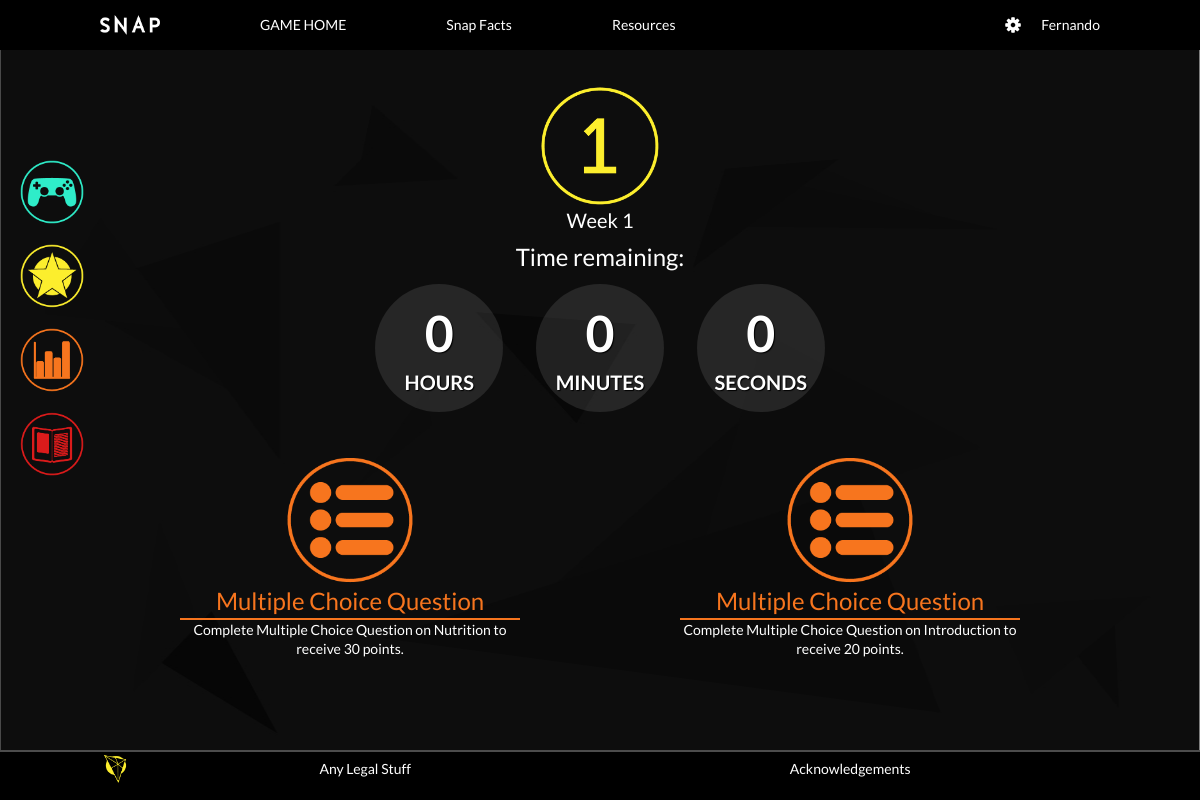
The app's page /student/weekly-task.php?week=1 (signed in), older data.
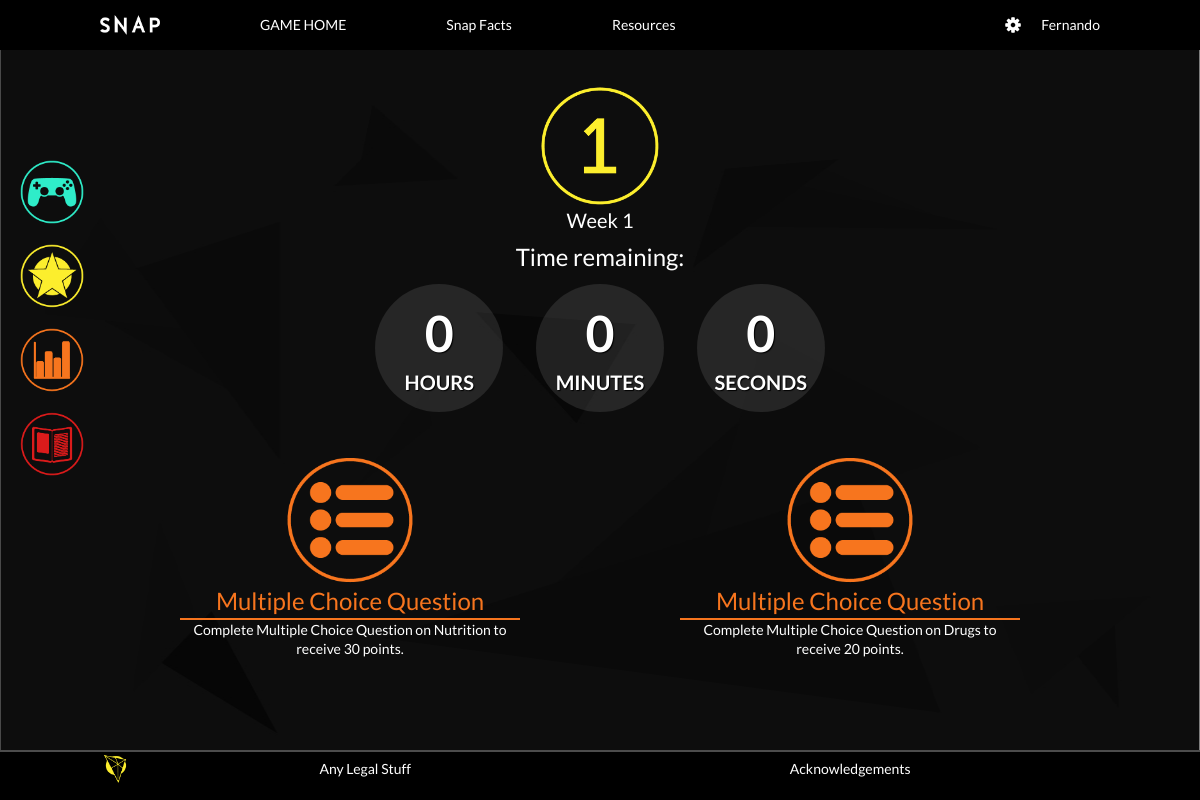
The same page, newer data.
### tables this page shows
CREATE TABLE IF NOT EXISTS `Quiz` (
  QuizID    MEDIUMINT AUTO_INCREMENT,
  Week      MEDIUMINT,
  QuizType  ENUM ('SAQ', 'MCQ', 'Matching', 'Poster', 'Misc'),
  ExtraQuiz BOOLEAN   DEFAULT 0,
  TopicID   MEDIUMINT,
  CONSTRAINT Quiz_QuizID_PK PRIMARY KEY (QuizID),
  CONSTRAINT Quiz_TopicID_FK FOREIGN KEY (TopicID)
  REFERENCES Topic (TopicID)
    ON DELETE CASCADE
    ON UPDATE CASCADE
);

CREATE TABLE IF NOT EXISTS `Topic` (
  TopicID   MEDIUMINT AUTO_INCREMENT,
  TopicName VARCHAR(190) UNIQUE,
  CONSTRAINT Topic_TopicID_PK PRIMARY KEY (TopicID)
);

### student/student-validation.php (called while the page is built, shortened)
<?php
    if (isset($_SESSION['studentID']) && isset($_SESSION['studentUsername'])) {
        $studentUsername = $_SESSION['studentUsername'];
    } else {
        debug_log("You have not logged in.");
        header("location:welcome.php");
    }
?>

### mysql-lib.php (called while the page is built, shortened)
<?php
function getQuizType(PDO $conn, $quizID)
{
    $quizTypeSql = "SELECT COUNT(*)
                        FROM Quiz
                        WHERE QuizID = ?";
    $quizTypeQuery = $conn->prepare($quizTypeSql);
    $quizTypeQuery->execute(array($quizID));
    $quizTypeSql = "SELECT *
                        FROM   Quiz LEFT JOIN Learning_Material USING (QuizID)
                        WHERE  QuizID = ?";
    $quizTypeQuery = $conn->prepare($quizTypeSql);
    $quizTypeQuery->execute(array($quizID));
    $quizTypeQueryRes = $quizTypeQuery->fetch(PDO::FETCH_OBJ);
    return $quizTypeQueryRes->QuizType;
}
function getQuizPoints(PDO $conn, $quizID)
{
    $pointsBySection = array('MCQ', 'Matching', 'Poster', 'Misc');
    $pointsByQuestion = array('SAQ', 'Video', 'Image');
    $points = 0;
    $quizTypeSql = "SELECT COUNT(*) FROM Quiz WHERE QuizID = ?";
    $quizTypeQuery = $conn->prepare($quizTypeSql);
    $quizTypeQuery->execute(array($quizID));
    if ($quizTypeQuery->fetchColumn() > 0) {
        $quizTypeSql = "SELECT QuizType FROM Quiz WHERE QuizID = ?";
        $quizTypeQuery = $conn->prepare($quizTypeSql);
        $quizTypeQuery->execute(array($quizID));
        $quizTypeResult = $quizTypeQuery->fetch(PDO::FETCH_OBJ);
        $quizType = $quizTypeResult->QuizType;
        if (in_array($quizType, $pointsBySection)) {
            $pointsSql = "SELECT Points AS SumPoints FROM Quiz NATURAL JOIN " . $quizType . "_Section WHERE QuizID = ?";
        } else if (in_array($quizType, $pointsByQuestion)) {
            $pointsSql = "SELECT SUM(Points) AS SumPoints FROM Quiz NATURAL JOIN SAQ_Section NATURAL JOIN SAQ_Question WHERE QuizID = ?";
        } else {
            throw new Exception("Unexpected Quiz Type. QuizID: " . $quizID);
        }
        $pointsQuery = $conn->prepare($pointsSql);
        $pointsQuery->execute(array($quizID));
        $pointsResult = $pointsQuery->fetch(PDO::FETCH_OBJ);
        if (strlen($pointsResult->SumPoints) > 0) {
            $points = $pointsResult->SumPoints;
        }
    }
    return $points;
}
function getQuizzesStatusByWeek(PDO $conn, $studentID, $week, $extraQuiz)
{
    $quizzesRes = array();
    $quizzesStatusSql = "SELECT Quiz.QuizID, QuizType, `Status`, Viewed, TopicName FROM Quiz LEFT JOIN (SELECT * FROM Quiz_Record WHERE StudentID = ?) Student_Quiz_Record ON Quiz.QuizID = Student_Quiz_Record.QuizID
                                                                          NATURAL JOIN Topic WHERE Week = ? AND ExtraQuiz = ? ORDER BY Quiz.QuizID";
    $quizzesStatusQuery = $conn->prepare($quizzesStatusSql);
    $quizzesStatusQuery->execute(array($studentID, $week, $extraQuiz));
    $quizzesStatusRes = $quizzesStatusQuery->fetchAll(PDO::FETCH_OBJ);
    for ($i = 0; $i < count($quizzesStatusRes); $i++) {
        $quizzesRes[$i]['QuizID'] = $quizzesStatusRes[$i]->QuizID;
        $quizzesRes[$i]['Status'] = $quizzesStatusRes[$i]->Status;
        $quizzesRes[$i]['Viewed'] = $quizzesStatusRes[$i]->Viewed;
        $quizzesRes[$i]['TopicName'] = $quizzesStatusRes[$i]->TopicName;
        $quizzesRes[$i]['QuizType'] = getQuizType($conn, $quizzesStatusRes[$i]->QuizID);
        $quizzesRes[$i]['Points'] = getQuizPoints($conn, $quizzesStatusRes[$i]->QuizID);
    }
    return $quizzesRes;
}
?>

### student/weekly-task.php (the view, shortened to what this page needs)
<?php
    require_once('./student-validation.php');
    require_once("../mysql-lib.php");
    if ($_SERVER["REQUEST_METHOD"] == "GET") {
        if(isset($_GET["week"])) {
            $week = $_GET["week"];
        } else {
        }
    } else {
    }
    $conn = null;
    try{
        $conn = db_connect();
        $quizzesRes = getQuizzesStatusByWeek($conn, $studentID, $week, 0);
    } catch(Exception $e) {
        if($conn != null) {
            db_close($conn);
        }
        debug_err($e);
        exit;
    }
?>
<!DOCTYPE html>
<html lang="en">
<head>
    <link rel="stylesheet" href="./css/common.css">
</head>
<body>
<div class="page-wrapper">
    <div class="header-wrapper">
        <div class="header">
            <a class="home-link" href="welcome.php">SNAP</a>
            <ul class="nav-list">
                <li class="nav-item"><a  class="nav-link" href="game-home.php">GAME HOME</a></li>
                <li class="nav-item"><a  class="nav-link" href="http://taobao.com">Snap Facts</a></li>
                <li class="nav-item"><a  class="nav-link" href="http://taobao.com">Resources</a></li>
            </ul>
            <div class="settings">
                <div class="setting-icon dropdown">
                </div>
                <a class="setting-text"><?php echo $studentUsername?></a>
            </div>
        </div>
    </div>
    <div class="content-wrapper">
        <div class="week-detail">
<?php
    switch ($week) {
        case 1: ?>
            <div class="week-item week-1">
                <a class="week-link">
                    <span class="week-img"></span>
                    <span class="week-text">Week 1</span>
                </a>
            </div> <?php ;
            break;
        case 2: ?>
            </div> <?php ;
    }   ?>
            <div class="time-remain">
                <h2 class="time-remain-title">Time remaining:</h2>
                <div class="countdown countdown-container ">
                    <div class="clock clock-row">
                        <div class="clock-item clock-hours countdown-time-value ">
                            <div class="wrap">
                                <div class="inner">
                                    <div id="canvas-hours" class="clock-canvas"></div>
                                    <div class="text">
                                        <p class="val">0</p>
                                        <p class="type-hours type-time">HOURS</p>
                                    </div>
                                </div>
                            </div>
                        </div>
                        <div class="clock-item clock-minutes countdown-time-value ">
                            <div class="wrap">
                                <div class="inner">
                                    <div id="canvas-minutes" class="clock-canvas"></div>
                                    <div class="text">
                                        <p class="val">0</p>
                                        <p class="type-minutes type-time">MINUTES</p>
                                    </div>
                                </div>
                            </div>
                        </div>
                        <div class="clock-item clock-seconds countdown-time-value">
                            <div class="wrap">
                                <div class="inner">
                                    <div id="canvas-seconds" class="clock-canvas"></div>
                                    <div class="text">
                                        <p class="val">0</p>
                                        <p class="type-seconds type-time">SECONDS</p>
                                    </div>
                                </div>
                            </div>
                        </div>
                    </div>
                </div>
            </div>
            <div class="game-nav">
<?php
            for ($i=0; $i<count($quizzesRes); $i++) { ?>
                <div class="col-6">
<?php
                switch ($quizzesRes[$i]['QuizType']) {
                    case "MCQ":
                        if (isset($quizzesRes[$i]['Status'])) { ?>
                            <a href="game-home.php">
                                <div class="game-nav-item game-nav-item-completed game-multiple-choice-quiz" >
                                    <div class="game-nav-logo"></div>
                                    <div class="game-nav-title">Multiple Choice Question</div>
                                    <div class="game-nav-divider"></div>
                                    <div class="game-nav-desc">Complete Multiple Choice Question on <?php echo $quizzesRes[$i]['TopicName']?> to receive <?php echo $quizzesRes[$i]['Points']?> points.</div>
                                    <div class="game-nav-status">Completed</div>
                                </div>
                            </a>
<?php                   } else { ?>
                            <a href="pre-task-material.php?quiz_id=<?php echo $quizzesRes[$i]['QuizID'] ?>">
                                <div class="game-nav-item game-multiple-choice-quiz">
                                    <div class="game-nav-logo"></div>
                                    <div class="game-nav-title">Multiple Choice Question</div>
                                    <div class="game-nav-divider"></div>
                                    <div class="game-nav-desc">Complete Multiple Choice Question on <?php echo $quizzesRes[$i]['TopicName']?> to receive <?php echo $quizzesRes[$i]['Points']?> points.</div>
                                </div>
                            </a>
<?php                   }
                        break;
                            if ($quizzesRes[$i]['Status'] == "UNGRADED" || $quizzesRes[$i]['Status'] == "GRADED") { ?>
<?php               }
                } ?>
                </div>
<?php       }    ?>
            </div>
        </div>
    </div>
    <ul class="sitenav">
        <li class="sitenav-item sitenav-game-home"><a href="#"></a></li>
        <li class="sitenav-item sitenav-achievement"><a href="#"></a></li>
        <li class="sitenav-item sitenav-progress"><a href="#"></a></li>
        <li class="sitenav-item sitenav-reading-material"><a href="reading-material.php"></a></li>
    </ul>
    <div class="footer-wrapper">
        <div class="footer">
            <div class="footer-content">
                <a href="#" class="footer-logo"></a>
                <ul class="footer-nav">
                    <li class="footer-nav-item"><a href="#">Any Legal Stuff</a></li>
                    <li class="footer-nav-item"><a href="#">Acknowledgements</a></li>
                </ul>
            </div>
        </div>
    </div>
</div>
</body>
</html>

### student/css/common.css (style rules this page uses)
html { box-sizing: border-box; }
*, *::before, *::after { box-sizing: inherit; margin: 0; padding: 0; }
body { -webkit-font-smoothing: antialiased; -moz-osx-font-smoothing: grayscale; font-family: 'Lato', sans-serif; font-size: 14px; line-height: 1.4; color: #fff; overflow-x: hidden; background-size: 100% 100%; background-image: url("../img/main_background.jpg"); }
ul, ol { list-style: none; margin: 0; padding: 0; }
a { color: #fff; text-decoration: none; }
h2 { font-weight: normal; }
html, body { height: 100%; }
.page-wrapper { height: 100%; padding-top: 50px; }
.header-wrapper { position: fixed; top: 0; left: 0; right: 0; height: 50px; z-index: 1024; background-color: #000; }
.content-wrapper { min-height: calc(100% - 50px); }
.footer-wrapper { height: 50px; }
.col-6 { width: 50%; float: left; padding: 0 15px; position: relative; }
.header { font-family: 'Lato', sans-serif; height: 50px; max-width: 1000px; margin: 0 auto; }
.home-link { float: left; text-indent: -9999em; width: 60px; height: 20px; background-size: 100% 100%; margin-top: 15px; background-image: url("../img/snap_single_wordform_white.png"); }
.nav-list { float: left; }
.nav-item { float: left; margin-left: 100px; }
.nav-link { height: 50px; line-height: 50px; display: inline-block; font-weight: 18px; }
.settings { float: right; }
.setting-icon { float: left; margin-top: 17px; margin-right: 20px; width: 16px; height: 16px; display: inline-block; cursor: pointer; background-size: 100% 100%; background-image: url("../img/settings_icon.png"); }
.setting-text { float: left; height: 50px; line-height: 50px; }
.footer { border-top: 2px solid #4c4c4c; background-color: #000; font-family: 'Lato', sans-serif; height: 50px; }
.footer-content { max-width: 1000px; margin: 0 auto; overflow: hidden; }
.footer-logo { float: left; width: 30px; height: 30px; background-size: 100% 100%; background-image: url("../img/footer-logo.png"); margin: 2px 0; }
.footer-nav { display: -webkit-box; display: -webkit-flex; display: -moz-flex; display: -ms-flexbox; display: flex; -ms-flex-pack: distribute; -webkit-justify-content: space-around; -moz-justify-content: space-around; justify-content: space-around; }
.footer-nav-item { display: inline-block; }
.footer-nav-item a { display: inline-block; line-height: 1; margin-top: 10px; }
.dropdown { position: relative; }
.sitenav { position: fixed; left: 20px; top: 20%; }
.sitenav-item a { display: block; width: 64px; height: 64px; background-size: 100% 100%; margin-bottom: 20px; }
.sitenav-game-home a { background-image: url("../img/game_icon.png"); }
.sitenav-achievement a { background-image: url("../img/achievement_logo.png"); }
.sitenav-progress a { background-image: url("../img/progress_icon.png"); }
.sitenav-reading-material a { background-image: url("../img/reading_material_icon.png"); }

Row changes from the older to the newer data that the page shows:
changed through a linked row, quiz: TopicID.TopicName "Introduction" → "Drugs"
